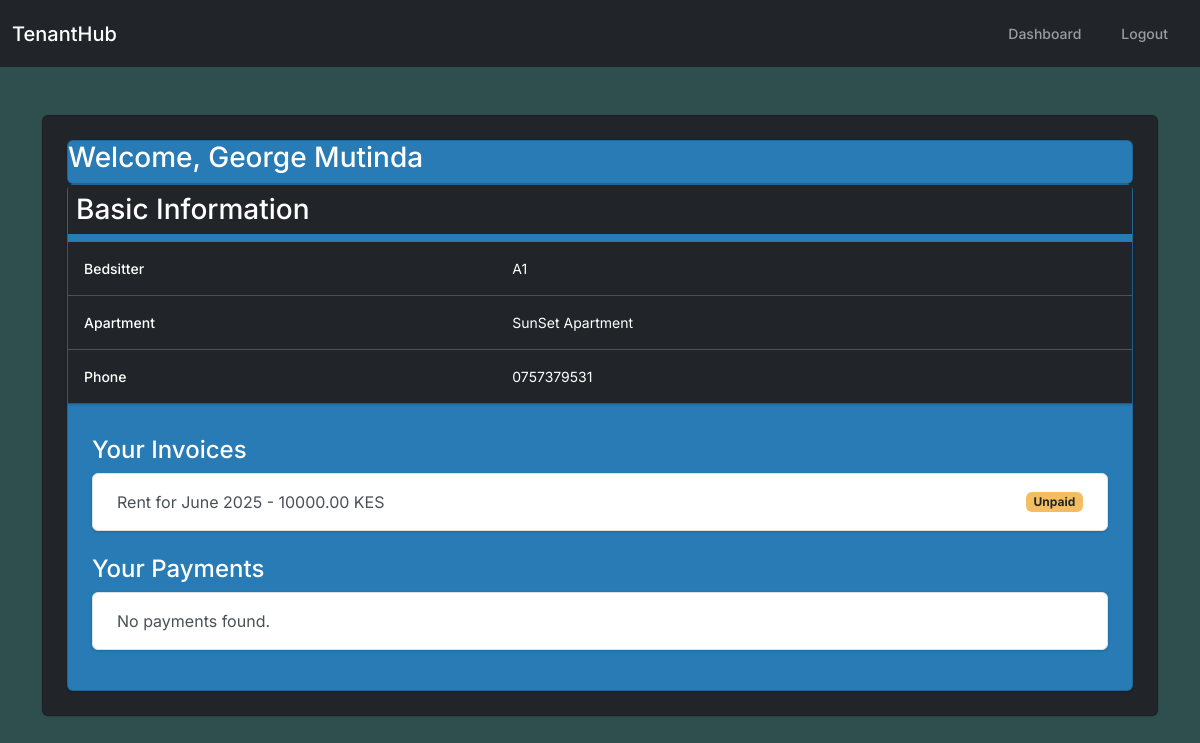
Before: /tenant/dashboard/ (signed in) with the older database file.
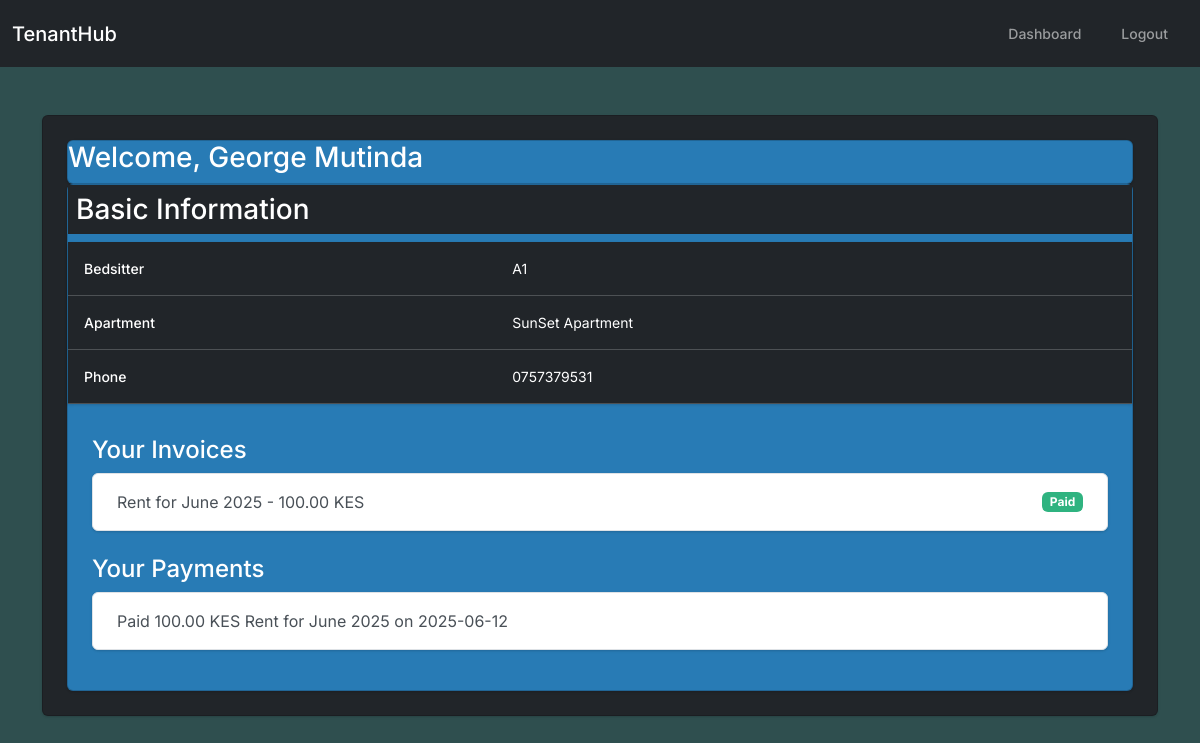
After: the same page with the newer database file.
### portal/models.py (models this page shows, shortened)
class Invoice(models.Model):
    tenant = models.ForeignKey(TenantProfile, on_delete=models.CASCADE)
    description = models.CharField(max_length=255)
    amount = models.DecimalField(max_digits=10, decimal_places=2)
    due_date = models.DateField()
    is_paid = models.BooleanField(default=False)
    apartment = models.ForeignKey(Apartment, on_delete=models.CASCADE, related_name="invoices")
    class Meta:
        verbose_name_plural = "Invoices"

class Payment(models.Model):
    tenant = models.ForeignKey(TenantProfile, on_delete=models.CASCADE)
    invoice = models.ForeignKey(Invoice, on_delete=models.CASCADE)
    amount = models.DecimalField(max_digits=10, decimal_places=2)
    date = models.DateTimeField(auto_now_add=True)
    class Meta:
        verbose_name_plural = "Payments"

### portal/views.py (the view)
# urls.py: path('tenant/dashboard/', views.tenant_dashboard, name='tenant_dashboard'),
@login_required
def tenant_dashboard(request):
    try:
        tenant_profile = TenantProfile.objects.select_related('bedsitter').get(user=request.user)
    except TenantProfile.DoesNotExist:
        return redirect('login')
    invoices = Invoice.objects.filter(tenant=tenant_profile).order_by('-is_paid')
    payments = Payment.objects.filter(tenant=tenant_profile).order_by('-date')
    context = {
        "tenant_profile": tenant_profile,
        "invoices": invoices,
        "payments": payments,
    }
    return render(request, "portal/tenant_dashboard.html", context)

### portal/templates/portal/tenant_dashboard.html (shortened to what this page needs)
{% extends "portal/base_tenant.html" %}
{% block content %}
<div class="container card bg-dark p-4">
    <div class="card bg-info text-white">
        <h3>Welcome, {{ tenant_profile.user.get_full_name|default:tenant_profile.user.username }}</h3>
    </div>
    <div class="card text-bg-info">
        <table class="table table-hover table-dark">
            <tbody class="text-bg-dark">
            <h2 class="fs-3 text-bg-dark p-2">Basic Information</h2>
                <tr>
                    <th scope="row">Bedsitter</th>
                    <td>{{ tenant_profile.bedsitter.number }}</td>
                </tr>
                <tr>
                    <th scope="row">Apartment</th>
                    <td>{{ tenant_profile.bedsitter.apartment.name }}</td>
                </tr>
                <tr>
                    <th scope="row">Phone</th>
                    <td>{{ tenant_profile.phone }}</td>
                </tr>
            </tbody>
        </table>
        <div class="card-body">
            <h4>Your Invoices</h4>
            <ul class="list-group mb-4">
                {% for invoice in invoices %}
                    <li class="list-group-item d-flex justify-content-between align-items-center">
                        {{ invoice.description }} - {{ invoice.amount }} KES
                        <span class="badge {% if invoice.is_paid %}bg-success{% else %}bg-warning text-dark{% endif %}">
                            {% if invoice.is_paid %}Paid{% else %}Unpaid{% endif %}
                        </span>
                    </li>
                {% empty %}
                    <li class="list-group-item">No invoices found.</li>
                {% endfor %}
            </ul>
            <h4>Your Payments</h4>
            <ul class="list-group mb-4">
                {% for payment in payments %}
                    <li class="list-group-item">
                        Paid {{ payment.amount }} KES {{ payment.invoice.description }} on {{ payment.date|date:"Y-m-d" }}
                    </li>
                {% empty %}
                    <li class="list-group-item">No payments found.</li>
                {% endfor %}
            </ul>
        </div>
    </div>
</div>
{% endblock %}

Changed rows visible on the page:
changed Invoice: amount "10000.00" → "100.00"; is_paid "Unpaid" → "Paid"
added Payment: amount "100.00", invoice.description "Rent for June 2025", date "2025-06-12"
Other visible differences:
text no longer shown: "No payments found."
